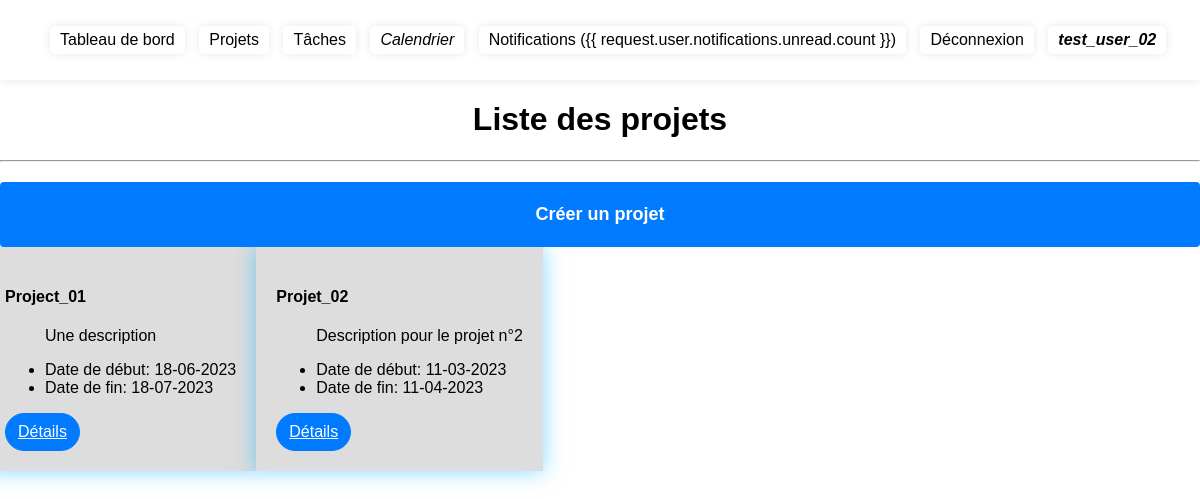
Screenshot of /projects/ (signed in) with the database file from the repository.
### project/models.py (models this page shows, shortened)
class Project(models.Model):
    name = models.CharField(max_length=200, verbose_name=_('Nom'))
    description = models.TextField(verbose_name=_('Description'))
    created_by = models.ForeignKey(User, on_delete=models.SET_NULL, null=True, blank=True,
                                   related_name='created_projects')
    assigned_to = models.ManyToManyField(User, related_name='assigned_projects')
    start_date = models.DateField()
    end_date = models.DateField()
    comments = models.TextField(blank=True)

### project/views.py (the view)
# urls.py: path('', ProjectListView.as_view(), name='project_list_by_start_date'),
class ProjectListView(ListView):
    model = Project
    template_name = 'project/project_list.html'
    ordering = ['-start_date']
    def get_queryset(self):
        return Project.objects.filter(
            assigned_to=self.request.user)

### project/templates/project/project_list.html (shortened to what this page needs)
{% extends 'base.html' %}
{% block content %}
<h1>Liste des projets</h1>
<hr>
<div class="text-center my-5">
    <div class="custom-button-container btn-animated btn-primary">
        <a href="{% url 'project_create' %}">Créer un projet</a>
    </div>
</div>
<div class="row">
    {% for project in object_list %}
    <div class="col-md-4">
        <div class="card mb-4 shadow-sm">
            <div class="card-header">
                <h4 class="my-0 font-weight-normal">{{ project.name }}</h4>
            </div>
            <div class="card-body">
                <ul class="list-unstyled mt-3 mb-4">
                    <p>{{ project.description }}</p>
                    <li>Date de début: {{ project.start_date|date:"d-m-Y" }}</li>
                    <li>Date de fin: {{ project.end_date|date:"d-m-Y" }}</li>
                </ul>
                <a href="{% url 'project_detail' project.pk %}" class="btn btn-primary rounded-pill">Détails</a>
            </div>
        </div>
    </div>
    {% endfor %}
</div>
{% endblock %}

### project/templates/base.html (shortened to what this page needs)
{% load static %}
<!DOCTYPE html>
<html lang="fr">
<head>
    <link rel="stylesheet" href="https://cdnjs.cloudflare.com/ajax/libs/fullcalendar/3.10.2/fullcalendar.min.css"/>
</head>
<body>
{% if user.is_authenticated %}
<nav class="navbar navbar-expand-lg navbar-light bg-light">
    <ul class="navbar-nav">
        <li class="nav-item"><a class="nav-link" href="{% url 'dashboard' %}">Tableau de bord</a></li>
        <li class="nav-item"><a class="nav-link" href="{% url 'project_list' %}">Projets</a></li>
        <li class="nav-item"><a class="nav-link" href="{% url 'task_list' %}">Tâches</a></li>
        <li class="nav-item {% if request.path == '/calendar/' %}active{%endif%}">
            <a class="nav-link" href="{% url 'calendar' %}">
                <i class="fa fa-calendar-alt">Calendrier</i>
            </a>
        </li>
        <li class="nav-item"><a class="nav-link" href="{% url 'all_notifications' %}">Notifications ({{
            request.user.notifications.unread.count }})</a></li>
        <li class="nav-item"><a class="nav-link" href="{% url 'logout' %}">Déconnexion</a></li>
        <li class="nav-item"><a class="nav-link username" href="{% url 'profile' %}">{{ user.username }}</a></li>
    </ul>
</nav>
{% endif %}
<div class="container-fluid">
    {% block content %}{% endblock %}
</div>
</body>
</html>

### project/templates/base.html (style rules this page uses)
* { box-sizing: border-box; }
body { font-family: Arial, Helvetica, sans-serif; margin: 0; }
.row { display: flex; flex-wrap: wrap; width: 100%; }
.card { background-color: #ddd; padding: 20px; margin-bottom: 20px; }
.my-5 .btn-primary { background-color: #007bff; border-color: #007bff; font-weight: bold; padding: 10px 20px; border-radius: 4px; color: #fff; text-decoration: none; transition: background-color 0.3s ease-in-out; }
.custom-button-container { text-align: center; margin-top: 20px; position: relative; overflow: hidden; transition: all 0.5s; z-index: 1; }
.btn-primary:before { content: ""; position: absolute; top: 50%; left: 50%; width: 0; height: 0; background-color: rgba(255, 255, 255, 0.5); border-radius: 50%; opacity: 0; transform: translate(-50%, -50%); z-index: -1; transition: all 0.5s; }
.custom-button-container a { display: inline-block; font-size: 18px; font-weight: bold; background-color: #007bff; border-color: #007bff; padding: 12px 20px; border-radius: 4px; color: #fff; text-decoration: none; transition: background-color 0.3s ease-in-out; }
.btn-animated { position: relative; animation: moveInBottom 0.5s ease-out 0.75s forwards; }
.username { font-weight: bold; font-style: italic; }
.navbar { list-style: none; background-color: #fff; box-shadow: 0px 0px 10px 0px rgba(0, 0, 0, 0.1); padding: 10px; display: flex; justify-content: space-between; align-items: center; }
.nav-item { display: inline-block; align-items: center; list-style: none; margin-right: 10px; padding: 5px 10px; border-radius: 5px; box-shadow: 0px 0px 10px rgba(0, 0, 0, 0.1); transition: box-shadow 0.3s ease-in-out; }
.nav-item a { text-decoration: none; color: #000; }
.row { display: flex; flex-wrap: wrap; margin-right: -15px; margin-left: -15px; }
.text-center { text-align: center; }

### project/templates/project/project_list.html (style rules this page uses)
.card.mb-4.shadow-sm { box-shadow: 0px 0px 20px rgba(0, 180, 255, 0.5); }
.btn { display: inline-block; font-weight: 400; text-align: center; white-space: nowrap; vertical-align: middle; -webkit-user-select: none; -moz-user-select: none; -ms-user-select: none; user-select: none; border: 1px solid transparent; padding: 0.375rem 0.75rem; font-size: 1rem; line-height: 1.5; border-radius: 0.25rem; transition: color 0.15s ease-in-out, background-color 0.15s ease-in-out, border-color 0.15s ease-in-out, box-shadow 0.15s ease-in-out; }
.btn-primary { color: #fff; background-color: #007bff; border-color: #007bff; }
.rounded-pill { border-radius: 50rem; }
h1 { text-align: center; }

### rows the page displays
Project: name "Project_01", description "Une description", start_date "18-06-2023", end_date "18-07-2023"
Project: name "Projet_02", description "Description pour le projet n°2", start_date "11-03-2023", end_date "11-04-2023"

### other values shown
{{ user.username }} "test_user_02"
